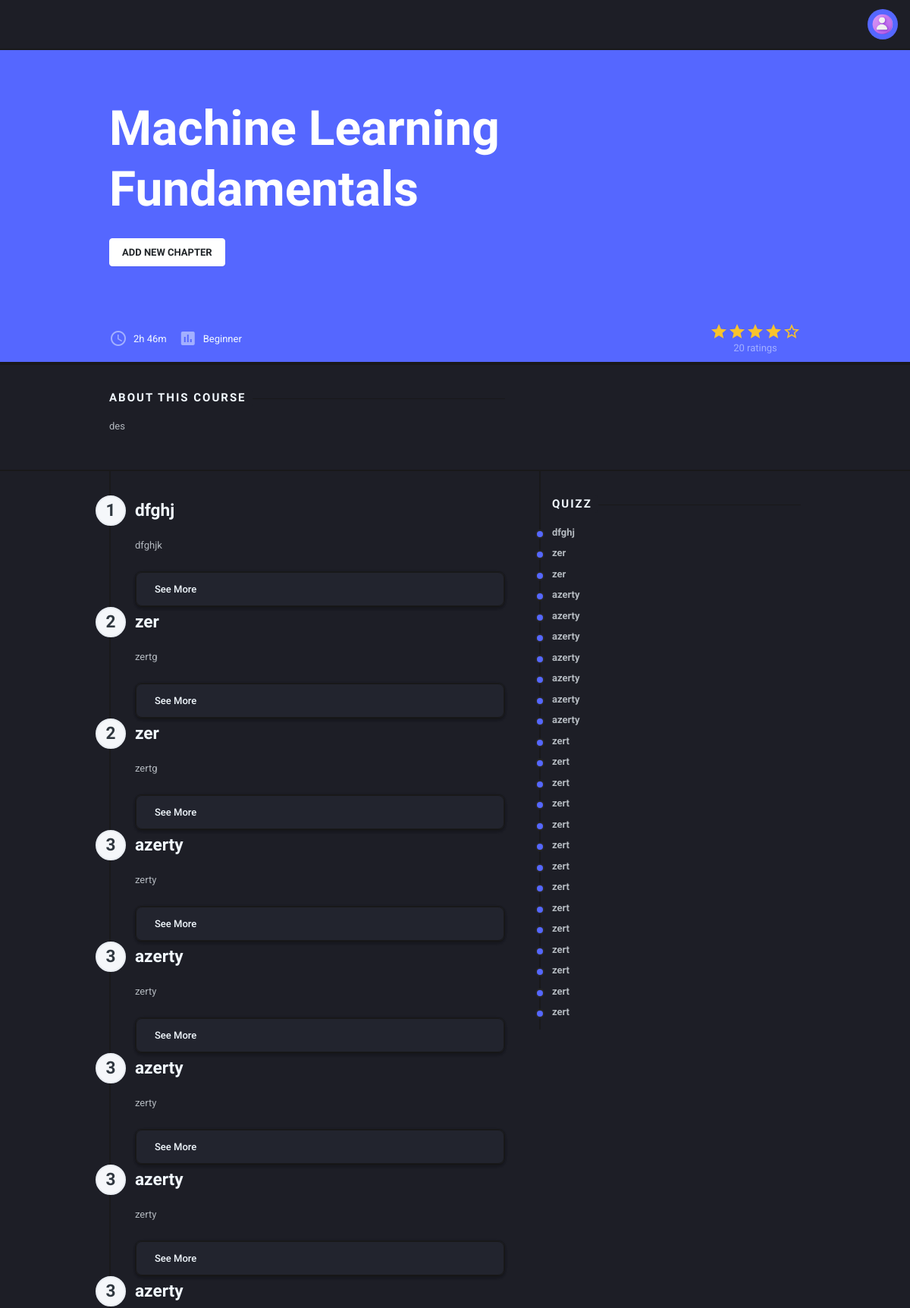
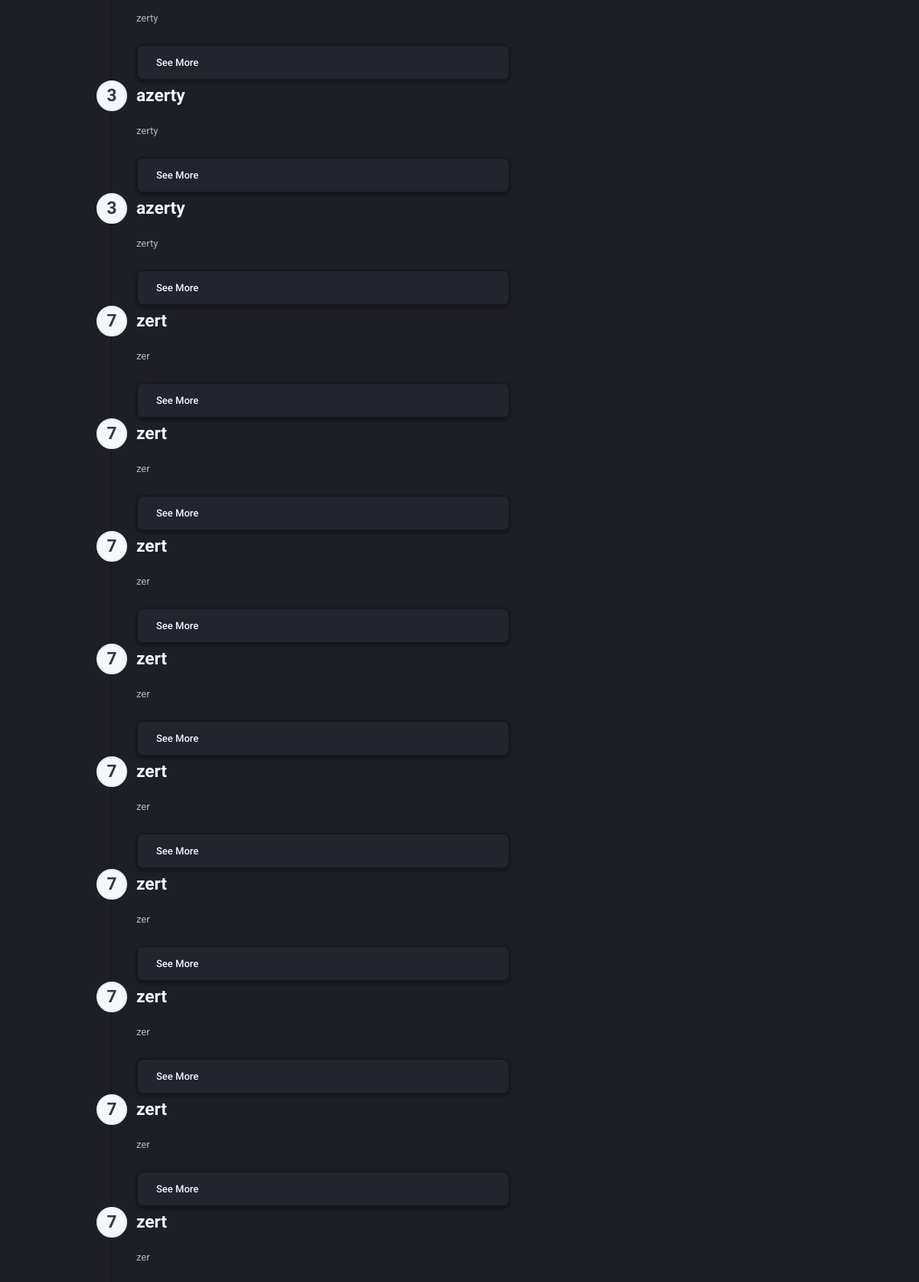
The page /learningcurveapp/teacher-course/1/ (signed in, upper part) on the database its author committed (2 pictures, top to bottom).
### learningcurveapp/models.py (models this page shows, shortened)
class Course(models.Model):
    title = models.CharField(max_length=100)
    description = models.TextField()
    author = models.ForeignKey(Author, on_delete=models.CASCADE, related_name='course_author')
    topic = models.CharField(choices=TOPIC, max_length=10, default='O')
    difficulty = models.CharField(choices=LEVELS, max_length=1, default='B')
    subtitle = models.CharField(max_length=300, default='O')

class Chapter(models.Model):
    title = models.CharField(max_length=100, default='')
    description = models.TextField(default='')
    number = models.PositiveSmallIntegerField(validators=[MinValueValidator(0)])
    course = models.ForeignKey(Course, on_delete=models.CASCADE)
    content= models.FileField(max_length=1000, default='')
    content_type = models.CharField(choices=TYPE, max_length=10, default='pdf')
    time = models.PositiveSmallIntegerField(validators=[MinValueValidator(0)],default=0)

### learningcurveapp/views.py (the view)
# urls.py: path('teacher-course/<int:id>/', views.teacher_course, name='teacher-course'),
def teacher_course(request,id):
    if not request.user.is_authenticated:
        return redirect('learningcurveapp/login')
    author = Author.objects.get(user=request.user)
    course=Course.objects.get(id=id)
    chapters=Chapter.objects.filter(course=id).order_by('number').values()
    return render(request, 'learningcurveapp/course.html',{'teacher':True,'course':course,'chapters':chapters,'id':id})

### learningcurveapp/templates/learningcurveapp/course.html (shortened to what this page needs)
<!DOCTYPE html>
<html lang="en"
      dir="ltr"
      class="dark-mode">
<head>
    {% load static %}
    <link type="text/css"
          href="https://cdnjs.cloudflare.com/ajax/libs/spinkit/1.2.5/spinkit.min.css"
          rel="stylesheet">
    <link type="text/css"
          href="https://cdnjs.cloudflare.com/ajax/libs/jquery.perfect-scrollbar/1.5.2/css/perfect-scrollbar.min.css"
          rel="stylesheet">
    <link type="text/css"
          href="https://cdnjs.cloudflare.com/ajax/libs/font-awesome/5.15.3/css/all.min.css"
          rel="stylesheet">
    <link type="text/css"
          href="{% static 'learningcurveapp/css/preloader.css' %}"
          rel="stylesheet">
    <link type="text/css"
          href="{% static 'learningcurveapp/css/app.css' %}"
          rel="stylesheet">
    <link type="text/css"
          href="{% static 'learningcurveapp/css/dark.css' %}"
          rel="stylesheet">
</head>
<body class="layout-app ">
<div class="mdk-drawer-layout js-mdk-drawer-layout"
     data-push
     data-responsive-width="992px">
    <div class="mdk-drawer-layout__content page-content">
        <div class="navbar navbar-expand pr-0 navbar-dark border-bottom-2"
             id="default-navbar"
             data-primary>
            <div class="nav navbar-nav flex-nowrap d-flex mr-16pt">
                <div class="nav-item dropdown">
                    <a href="/learningcurveapp/student-profile"
                       class="nav-link d-flex align-items-center dropdown-toggle"
                       data-toggle="dropdown"
                       data-caret="false">
                                <span class="avatar avatar-sm mr-8pt2">
                                    <span class="avatar-title rounded-circle bg-primary">
                                        <img src="{% static 'learningcurveapp/img.png' %}"
                                             alt="avatar_1"
                                             class="avatar-img rounded-circle">
                                    </span>
                                </span>
                    </a>
                </div>
            </div>
        </div>
        <div class="mdk-box bg-primary mdk-box--bg-gradient-primary2 js-mdk-box mb-0"
             data-effects="blend-background">
            <div class="mdk-box__content">
                <div class="hero py-64pt text-center text-sm-left">
                    <div class="container page__container">
                        <h1 class="text-white">Machine Learning Fundamentals</h1>
                        {% if teacher == True %}
                        <a href="{% url 'teacher-addchapter' id=course.id %}"
                           class="btn btn-white">Add new chapter</a>
                        {% endif %}
                    </div>
                </div>
                <div class="navbar navbar-expand-sm navbar-dark border-bottom-2 navbar-list p-0 m-0 align-items-center">
                    <div class="container page__container">
                        <ul class="nav navbar-nav flex align-items-sm-center">
                            <li class="nav-item navbar-list__item">
                                <i class="material-icons text-muted icon--left">schedule</i>
                                2h 46m
                            </li>
                            <li class="nav-item navbar-list__item">
                                <i class="material-icons text-muted icon--left">assessment</i>
                                Beginner
                            </li>
                            <li class="nav-item ml-sm-auto text-sm-center flex-column navbar-list__item">
                                <div class="rating rating-24">
                                    <div class="rating__item"><i class="material-icons">star</i></div>
                                    <div class="rating__item"><i class="material-icons">star</i></div>
                                    <div class="rating__item"><i class="material-icons">star</i></div>
                                    <div class="rating__item"><i class="material-icons">star</i></div>
                                    <div class="rating__item"><i class="material-icons">star_border</i></div>
                                </div>
                                <p class="lh-1 mb-0"><small class="text-muted">20 ratings</small></p>
                            </li>
                        </ul>
                    </div>
                </div>
            </div>
        </div>
        <div class="page-section  border-top-2 border-bottom-2">
            <div class="container page__container">
                <div class="row ">
                    <div class="col-md-7">
                        <div class="page-separator">
                            <div class="page-separator__text">About this course</div>
                        </div>
                        <p class="text-70">{{course.description}}
                        </p>
                    </div>
                </div>
            </div>
        </div>
        <div class="container page__container">
            <div class="row">
                <div class="col-lg-7">
                    <div class="border-left-2 page-section pl-32pt ">
                        {% for c in chapters %}
                        <div class="d-flex align-items-center page-num-container page-nav__content">
                            <div class="page-num">{{c.number}}</div>
                            <h4>{{c.title}}</h4>
                        </div>
                        <p class="text-70 mb-24pt"> {{c.description}}</p>
                        <div class="card mb-0">
                            <ul class="accordion accordion--boxed js-accordion mb-0"
                                id="toc-2">
                                <li class="accordion__item">
                                    <a class="accordion__toggle"
                                       data-toggle="collapse"
                                       data-parent="#toc-2"
                                       href="{% url 'chapter' id=c.id %}">
                                        <span class="flex">See More</span>
                                    </a>
                                </li>
                            </ul>
                        </div>
                        {% endfor %}
                    </div>
                </div>
                <div class="col-lg-5 page-nav">
                    <div class="page-section">
                        <div class="page-nav__content">
                            <div class="page-separator">
                                <div class="page-separator__text">Quizz</div>
                            </div>
                        </div>
                        <nav class="nav page-nav__menu">
                            {% for c in chapters %}
                            <a class="nav-link active"
                               href="">{{c.title}}</a>
                            {% endfor %}
                         </nav>
                    </div>
                </div>
            </div>
        </div>
    </div>
</div>
</body>
</html>

### learningcurveapp/static/learningcurveapp/css/preloader.css (style rules this page uses)
:root { --sk-size:64px;--sk-color:#fff }

### learningcurveapp/static/learningcurveapp/css/dark.css (style rules this page uses)
html.dark-mode body { color:#f2f9ff }
html[dir].dark-mode body { background-color:#1d1e26 }
html.dark-mode .h1,html.dark-mode .h2,html.dark-mode .h3,html.dark-mode .h4,html.dark-mode .h5,html.dark-mode .h6,html.dark-mode h1,html.dark-mode h2,html.dark-mode h3,html.dark-mode h4,html.dark-mode h5,html.dark-mode h6 { color:#f2f9ff }
html.dark-mode .text-50,html.dark-mode .text-muted { color:rgba(242,249,255,.5)!important }
html.dark-mode .text-70 { color:rgba(242,249,255,.7)!important }
html[dir=ltr].dark-mode .border-left-2 { border-left-color:#19191a!important }
html[dir].dark-mode .border-top-2 { border-top-color:#19191a!important }
html[dir].dark-mode .border-bottom-2 { border-bottom-color:#19191a!important }
html.dark-mode .breadcrumb,html.dark-mode .breadcrumb-item.active,html.dark-mode .page-separator { color:rgba(242,249,255,.5) }
html[dir].dark-mode .page-separator:before { background-color:#19191a }
html.dark-mode .page-separator__text { color:#f2f9ff }
html[dir].dark-mode .page-separator__bg-bottom,html[dir].dark-mode .page-separator__bg-top,html[dir].dark-mode .page-separator__text { background-color:#1d1e26 }
html.dark-mode .accordion__toggle { color:#f2f9ff }
html[dir].dark-mode .accordion--boxed .accordion__item { border-color:#19191a;background-color:#22242e;box-shadow:0 3px 3px -2px rgba(0,0,0,.1),0 3px 4px 0 rgba(0,0,0,.04),0 1px 8px 0 rgba(0,0,0,.02) }
html[dir].dark-mode .card { border-color:#19191a;background-color:#22242e;box-shadow:0 3px 3px -2px rgba(0,0,0,.1),0 3px 4px 0 rgba(0,0,0,.04),0 1px 8px 0 rgba(0,0,0,.02) }
html[dir].dark-mode .page-nav:before { background-color:#19191a }
html.dark-mode .page-nav .page-nav__menu a { color:rgba(242,249,255,.7) }
html[dir].dark-mode .page-nav .page-nav__menu a.active:before { border-color:#262627 }

### rows shown on the page
Course: description "des"
Chapter: number "1", title "dfghj", description "dfghjk"
Chapter: number "2", title "zer", description "zertg"
Chapter: number "2", title "zer", description "zertg"
Chapter: number "3", title "azerty", description "zerty"
Chapter: number "3", title "azerty", description "zerty"
Chapter: number "3", title "azerty", description "zerty"
Chapter: number "3", title "azerty", description "zerty"
Chapter: number "3", title "azerty", description "zerty"
Chapter: number "3", title "azerty", description "zerty"
Chapter: number "3", title "azerty", description "zerty"
Chapter: number "7", title "zert", description "zer"
Chapter: number "7", title "zert", description "zer"
Chapter: number "7", title "zert", description "zer"
Chapter: number "7", title "zert", description "zer"
Chapter: number "7", title "zert", description "zer"
Chapter: number "7", title "zert", description "zer"
Chapter: number "7", title "zert", description "zer"
Chapter: number "7", title "zert", description "zer"
Chapter: number "7", title "zert", description "zer"
Chapter: title "zert"
Chapter: title "zert"
Chapter: title "zert"
Chapter: title "zert"
Chapter: title "zert"
